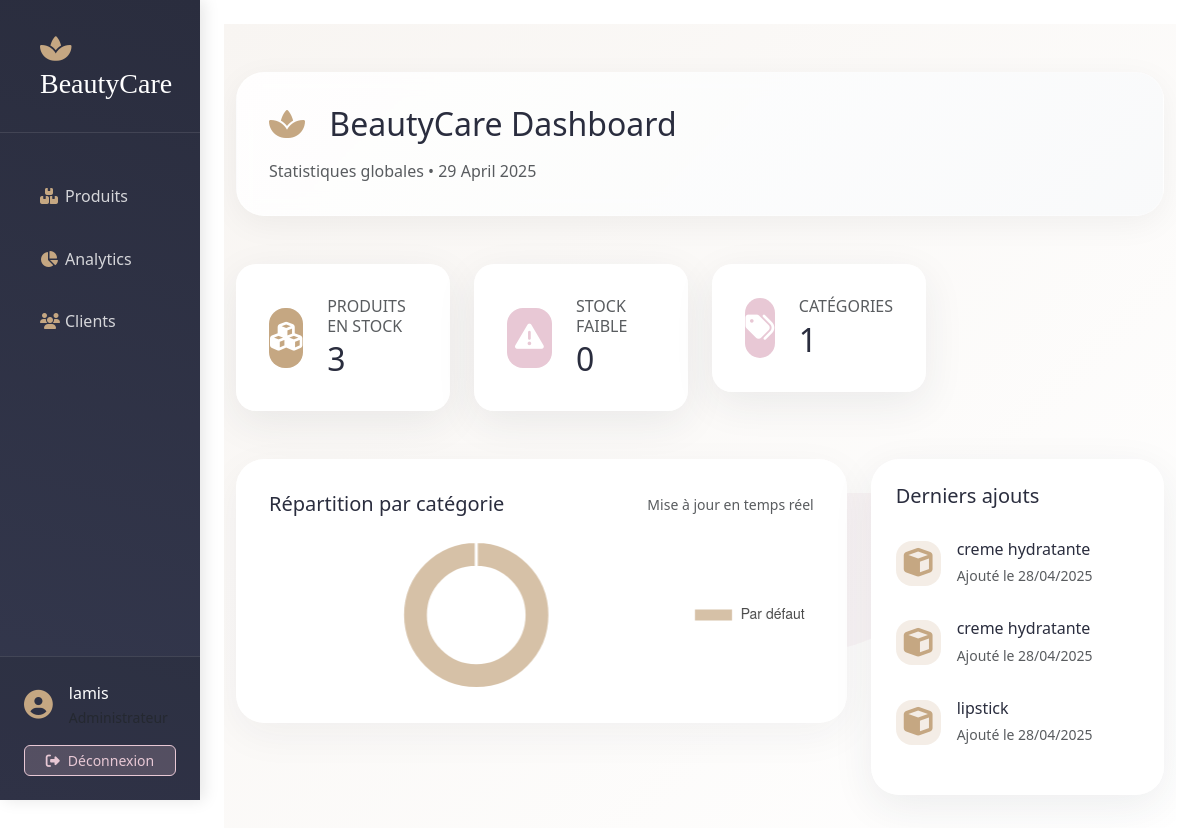
The app's page / (signed in) with its own data.
### produits/models.py (models this page shows, shortened)
class Produit(models.Model):
    nom = models.CharField(max_length=100)
    description = models.TextField()
    prix = models.DecimalField(max_digits=10, decimal_places=2)
    quantite = models.IntegerField()
    date_creation = models.DateTimeField(auto_now_add=True)
    image = models.ImageField(upload_to='produits/', null=True, blank=True)
    categorie = models.ForeignKey(Categorie, on_delete=models.CASCADE, default=1)

### produits/views.py (the view)
# urls.py: path('', views.accueil, name='accueil'),
@login_required
def accueil(request):
    context = {
        'total_produits': Produit.objects.count(),
        'stock_faible': Produit.objects.filter(quantite__lt=10).count(),
        'total_categories': Categorie.objects.count(),
        'derniers_produits': Produit.objects.order_by('-date_creation')[:5],
        'categories_noms': list(Categorie.objects.values_list('nom', flat=True)),
        'categories_counts': list(Categorie.objects.annotate(count=Count('produit')).values_list('count', flat=True))
    }
    return render(request, 'produits/acceuil.html', context)

### produits/templates/produits/acceuil.html (shortened to what this page needs)
{% extends 'base.html' %}
{% load static %}
{% block content %}
<div class="dashboard-container">
    <div class="container-fluid py-5">
        <div class="dashboard-header glass-card mb-5">
            <div class="d-flex justify-content-between align-items-center">
                <div>
                    <h1 class="h2 mb-3" style="color: var(--primary-color);">
                        <i class="fas fa-spa me-3" style="color: var(--secondary-color);"></i>
                        BeautyCare Dashboard
                    </h1>
                    <p class="mb-0 text-muted">Statistiques globales • {% now "j F Y" %}</p>
                </div>
            </div>
        </div>
        <div class="row g-4 mb-5">
            <div class="col-xl-3 col-md-6">
                <div class="stat-card glass-card">
                    <div class="d-flex align-items-center">
                        <div class="stat-icon me-4">
                            <i class="fas fa-cubes"></i>
                        </div>
                        <div>
                            <h6 class="text-uppercase text-muted mb-1">Produits en stock</h6>
                            <h2 class="mb-0" style="color: var(--primary-color);">{{ total_produits }}</h2>
                        </div>
                    </div>
                </div>
            </div>
            <div class="col-xl-3 col-md-6">
                <div class="stat-card glass-card">
                    <div class="d-flex align-items-center">
                        <div class="stat-icon me-4" style="background: var(--accent-color);">
                            <i class="fas fa-exclamation-triangle"></i>
                        </div>
                        <div>
                            <h6 class="text-uppercase text-muted mb-1">Stock faible</h6>
                            <h2 class="mb-0" style="color: var(--primary-color);">{{ stock_faible }}</h2>
                        </div>
                    </div>
                </div>
            </div>
            <div class="col-xl-3 col-md-6">
                <div class="stat-card glass-card">
                    <div class="d-flex align-items-center">
                        <div class="stat-icon me-4" style="background: #E8C8D5;">
                            <i class="fas fa-tags"></i>
                        </div>
                        <div>
                            <h6 class="text-uppercase text-muted mb-1">Catégories</h6>
                            <h2 class="mb-0" style="color: var(--primary-color);">{{ total_categories }}</h2>
                        </div>
                    </div>
                </div>
            </div>
        </div>
        <div class="row g-4">
            <div class="col-xl-8">
                <div class="chart-container glass-card">
                    <div class="d-flex justify-content-between align-items-center mb-4">
                        <h5 class="mb-0" style="color: var(--primary-color);">Répartition par catégorie</h5>
                        <div class="text-muted small">Mise à jour en temps réel</div>
                    </div>
                    <div class="chart-pie">
                        <canvas id="myPieChart"></canvas>
                    </div>
                </div>
            </div>
            <div class="col-xl-4">
                <div class="glass-card p-4">
                    <h5 class="mb-4" style="color: var(--primary-color);">Derniers ajouts</h5>
                    <div class="list-group list-group-flush">
                        {% for produit in derniers_produits %}
                        <div class="list-group-item border-0 px-0 bg-transparent">
                            <div class="d-flex align-items-center mb-3">
                                <div class="stat-icon me-3" style="width: 45px; height: 45px; background: rgba(197,167,130,0.2);">
                                    <i class="fas fa-cube" style="color: var(--secondary-color);"></i>
                                </div>
                                <div>
                                    <h6 class="mb-1" style="color: var(--primary-color);">{{ produit.nom }}</h6>
                                    <small class="text-muted">Ajouté le {{ produit.date_creation|date:"d/m/Y" }}</small>
                                </div>
                            </div>
                        </div>
                        {% endfor %}
                    </div>
                </div>
            </div>
        </div>
    </div>
</div>
<script>
document.addEventListener('DOMContentLoaded', function() {
    const ctx = document.getElementById('myPieChart').getContext('2d');
    new Chart(ctx, {
        type: 'doughnut',
        data: {
            labels: {{ categories_noms|safe }},
            datasets: [{
                data: {{ categories_counts|safe }},
                backgroundColor: [
                    'rgba(197, 167, 130, 0.7)',
                    'rgba(232, 200, 213, 0.7)',
                    'rgba(42, 45, 62, 0.7)',
                    'rgba(248, 249, 250, 0.7)'
                ],
                borderColor: 'white',
                borderWidth: 3,
                hoverOffset:10
            }]
        },
        options: {
            maintainAspectRatio: false,
            cutout: '65%',
            responsive: true,
            plugins: {
                legend: {
                    position: 'right',
                    labels: {
                        color: '#4A4A4A',
                        font: {
                            size: 14
                        }
                    }
                }
            }
        }
    });
});
</script>
{% endblock %}

### produits/templates/base.html (shortened to what this page needs)
<!DOCTYPE html>
<html lang="fr">
<head>
    <link href="https://cdn.jsdelivr.net/npm/bootstrap@5.3.0/dist/css/bootstrap.min.css" rel="stylesheet">
    <link rel="stylesheet" href="https://cdnjs.cloudflare.com/ajax/libs/font-awesome/6.4.0/css/all.min.css">
</head>
<body>
    <div class="container-fluid">
        <div class="row">
            <div class="col-md-3 col-lg-2 sidebar p-0">
                <div class="brand-section">
                    <h3 class="mb-0 px-3 py-2">
                        <i class="fas fa-spa me-2" style="color: var(--secondary-color);"></i>
                        <span style="font-family: 'Playfair Display', serif;">BeautyCare</span>
                    </h3>
                </div>
                <nav class="nav flex-column px-3">
                    <a class="nav-link {% if request.path == '/liste_produits/' %}active{% endif %}" href="{% url 'liste_produits' %}">
                        <i class="fas fa-boxes"></i>Produits
                    </a>
                    <a class="nav-link {% if request.path == '/accueil/' %}active{% endif %}" href="{% url 'accueil' %}">
                        <i class="fas fa-chart-pie"></i>Analytics
                    </a>
                    <a class="nav-link" href="#">
                        <i class="fas fa-users"></i>Clients
                    </a>
                </nav>
                <div class="user-panel">
                    <div class="user-info">
                        <i class="fas fa-user-circle user-icon"></i>
                        <div>
                            <div class="text-small">{{ request.user.username }}</div>
                            <small class="text-muted">Administrateur</small>
                        </div>
                    </div>
                    <a href="{% url 'logout' %}" class="btn btn-sm logout-btn">
                        <i class="fas fa-sign-out-alt me-2"></i>Déconnexion
                    </a>
                </div>
            </div>
            <div class="col-md-9 col-lg-10 main-content p-4">
                {% block content %}{% endblock %}
            </div>
        </div>
    </div>
</body>
</html>

### produits/templates/base.html (style rules this page uses)
:root { --primary-color: #2A2D3E; --secondary-color: #C5A782; --accent-color: #E8C8D5; }
.sidebar { height: 100vh; background: linear-gradient(195deg, var(--primary-color) 0%, #34384E 100%); color: white; box-shadow: 4px 0 15px rgba(0, 0, 0, 0.1); position: relative; }
.brand-section { padding: 1.5rem; border-bottom: 1px solid rgba(255, 255, 255, 0.1); margin-bottom: 2rem; }
.nav-link { color: rgba(255, 255, 255, 0.8) !important; padding: 0.8rem 1.5rem !important; margin: 0.4rem 0; border-radius: 8px; transition: all 0.3s cubic-bezier(0.4, 0, 0.2, 1); position: relative; }
.nav-link i { width: 25px; color: var(--secondary-color); transition: color 0.3s ease; }
.user-panel { position: absolute; bottom: 0; width: 100%; padding: 1.5rem; background: rgba(0, 0, 0, 0.1); border-top: 1px solid rgba(255, 255, 255, 0.1); }
.user-info { display: flex; align-items: center; margin-bottom: 1rem; }
.user-icon { font-size: 1.8rem; color: var(--secondary-color); margin-right: 1rem; }
.logout-btn { width: 100%; background: rgba(232, 200, 213, 0.2); border: 1px solid var(--accent-color); color: var(--accent-color); transition: all 0.3s ease; border-radius: 6px; }

### produits/templates/produits/acceuil.html (style rules this page uses)
:root { --primary-color: #2A2D3E; --secondary-color: #C5A782; --accent-color: #E8C8D5; --text-color: #4A4A4A; }
.dashboard-container { background: linear-gradient(135deg, #F8F5F2 0%, rgba(255,255,255,1) 100%); min-height: calc(100vh - 80px); position: relative; overflow: hidden; }
.dashboard-container:before { content: ''; position: absolute; width: 400px; height: 400px; bottom: -50px; right: -50px; opacity: 0.15; z-index: 0; }
.glass-card { background: rgba(255, 255, 255, 0.98); backdrop-filter: blur(25px); border-radius: 28px; box-shadow: 0 12px 40px rgba(42,45,62,0.08); border: 1px solid rgba(255, 255, 255, 0.3); transition: transform 0.3s cubic-bezier(0.4, 0, 0.2, 1); }
.stat-card { background: rgba(255, 255, 255, 0.95); border-radius: 20px; padding: 2rem; transition: all 0.3s ease; position: relative; overflow: hidden; }
.stat-icon { width: 60px; height: 60px; border-radius: 16px; display: flex; align-items: center; justify-content: center; font-size: 1.8rem; color: white; background: var(--secondary-color); }
.chart-container { background: rgba(255, 255, 255, 0.95); border-radius: 28px; padding: 2rem; box-shadow: 0 12px 40px rgba(42,45,62,0.05); }
.dashboard-header { background: linear-gradient(135deg, rgba(255,255,255,0.9) 0%, rgba(248,249,250,0.9) 100%); backdrop-filter: blur(10px); border-radius: 28px; padding: 2rem; box-shadow: 0 8px 32px rgba(0, 0, 0, 0.05); }
.chart-pie { height: 150px; position: relative; }

### records on screen
Produit: nom "creme hydratante", date_creation "28/04/2025"
Produit: nom "creme hydratante", date_creation "28/04/2025"
Produit: nom "lipstick", date_creation "28/04/2025"

### other values on screen
{{ request.user.username }} "lamis"
{{ total_produits }} "3"
{{ stock_faible }} "0"
{{ total_categories }} "1"
chart data {{ categories_noms|safe }} ['Par défaut']
